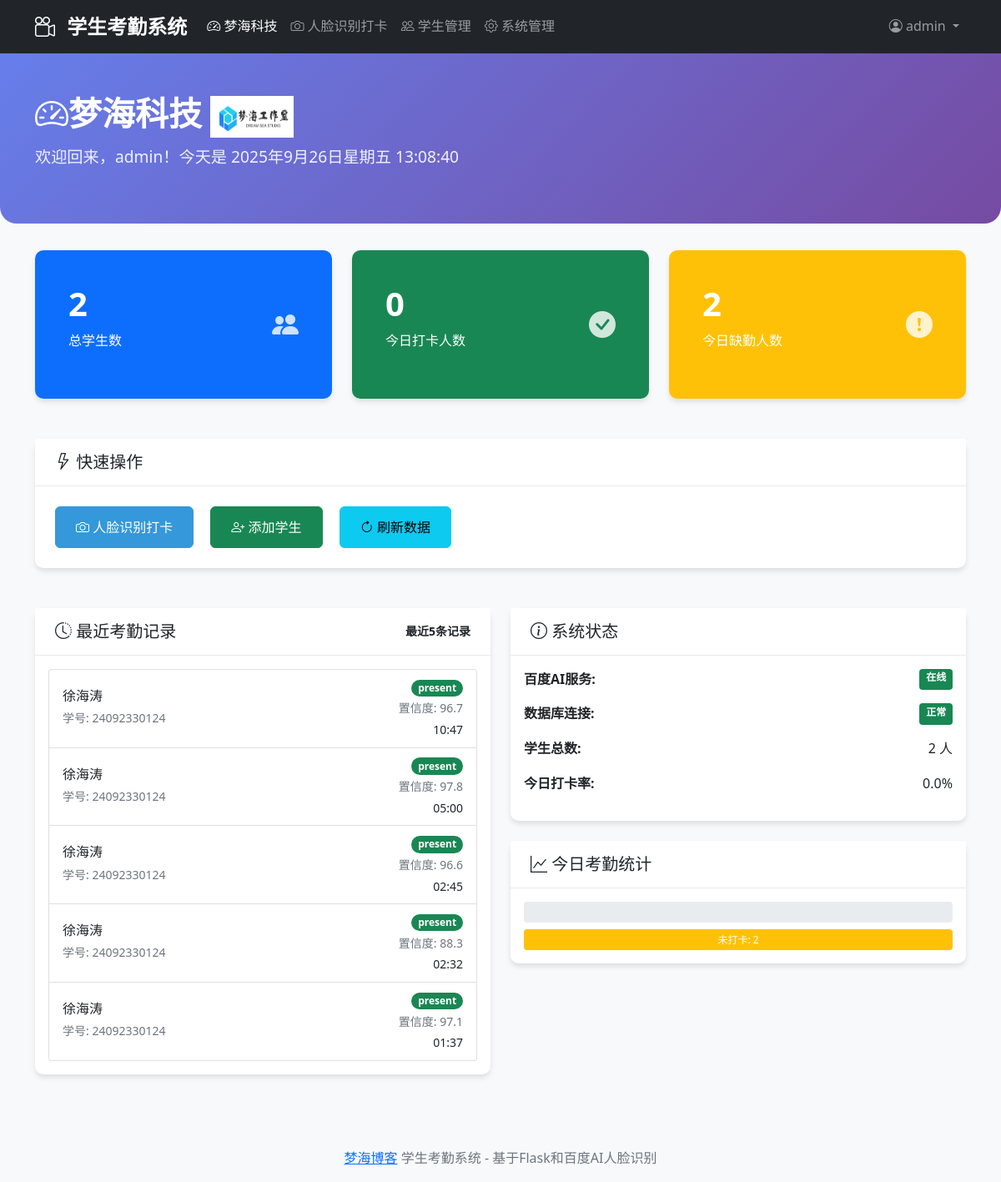
The page /dashboard (signed in) on the database its author committed.
### models.py (models this page shows)
class Attendance(db.Model):
    id = db.Column(db.Integer, primary_key=True)
    student_id = db.Column(db.Integer, db.ForeignKey('student.id'), nullable=False)
    timestamp = db.Column(db.DateTime, default=datetime.utcnow)
    status = db.Column(db.String(20), default='present')
    image_path = db.Column(db.String(200))
    confidence = db.Column(db.Float)  # 添加置信度字段

class Student(db.Model):
    id = db.Column(db.Integer, primary_key=True)
    student_id = db.Column(db.String(20), unique=True, nullable=False)
    name = db.Column(db.String(80), nullable=False)
    face_id = db.Column(db.String(200))
    created_at = db.Column(db.DateTime, default=datetime.utcnow)
    attendance_records = db.relationship('Attendance', backref='student', lazy=True)

### app.py (the view)
@app.route('/dashboard')
def dashboard():
    try:
        if 'user_id' not in session:
            return redirect(url_for('login'))
        total_students = Student.query.count()
        today_attendance = Attendance.query.filter(
            db.func.date(Attendance.timestamp) == datetime.today().date()
        ).count()
        recent_attendance = Attendance.query.order_by(Attendance.timestamp.desc()).limit(5).all()
        return render_template('dashboard.html',
                               total_students=total_students,
                               today_attendance=today_attendance,
                               recent_attendance=recent_attendance,
                               current_date=datetime.now().strftime('%Y年%m月%d日'))
    except Exception as e:
        print(f"仪表盘错误: {e}")
        return render_template('error.html', message="加载仪表盘时发生错误")

### app.py (called while the page is built, shortened)
@app.before_request
def initialize():
    global first_request_done

### templates/dashboard.html (shortened to what this page needs)
<!DOCTYPE html>
<html lang="zh-CN">
<head>
    <link href="https://cdn.jsdelivr.net/npm/bootstrap@5.1.3/dist/css/bootstrap.min.css" rel="stylesheet">
    <link href="https://cdn.jsdelivr.net/npm/bootstrap-icons@1.7.2/font/bootstrap-icons.css" rel="stylesheet">
    <link href="{{ url_for('static', filename='css/style.css') }}" rel="stylesheet">
    <link href="{{ url_for('static', filename='css/dashboard.css') }}" rel="stylesheet">
</head>
<body>
    <nav class="navbar navbar-expand-lg navbar-dark bg-dark">
        <div class="container">
            <a class="navbar-brand" href="{{ url_for('dashboard') }}">
                <i class="bi bi-camera-reels"></i> 学生考勤系统
            </a>
            <div class="collapse navbar-collapse" id="navbarNav">
                <ul class="navbar-nav me-auto">
                    <li class="nav-item">
                        <a class="nav-link active" href="{{ url_for('dashboard') }}">
                            <i class="bi bi-speedometer2"></i> 梦海科技
                        </a>
                    </li>
                    <li class="nav-item">
                        <a class="nav-link" href="{{ url_for('attendance_page') }}">
                            <i class="bi bi-camera"></i> 人脸识别打卡
                        </a>
                    </li>
                    <li class="nav-item">
                        <a class="nav-link" href="{{ url_for('students_page') }}">
                            <i class="bi bi-people"></i> 学生管理
                        </a>
                    </li>
                    {% if session.role == 'admin' %}
                    <li class="nav-item">
                        <a class="nav-link" href="{{ url_for('settings_page') }}">
                            <i class="bi bi-gear"></i> 系统管理
                        </a>
                    </li>
                    {% endif %}
                </ul>
                <ul class="navbar-nav">
                    <li class="nav-item dropdown">
                        <a class="nav-link dropdown-toggle" href="#" id="navbarDropdown" role="button" data-bs-toggle="dropdown">
                            <i class="bi bi-person-circle"></i> {{ session.username }}
                        </a>
                    </li>
                </ul>
            </div>
        </div>
    </nav>
    <div class="dashboard-header">
        <div class="container">
            <h1><i class="bi bi-speedometer2"></i>梦海科技 <img src="static/images/logo.png" alt="梦海科技 logo" style="width: 100px; height: 50px;"></h1>
            <p class="lead">欢迎回来，{{ session.username }}！今天是 <span class="current-datetime">{{ current_date }}</span></p>
        </div>
    </div>
    <div class="container">
        <div class="row mb-4">
            <div class="col-md-4">
                <div class="card stat-card text-white bg-primary">
                    <div class="card-body">
                        <div class="d-flex justify-content-between">
                            <div>
                                <h4>{{ total_students }}</h4>
                                <p>总学生数</p>
                            </div>
                            <div class="align-self-center">
                                <i class="bi bi-people-fill" style="font-size: 2rem;"></i>
                            </div>
                        </div>
                    </div>
                </div>
            </div>
            <div class="col-md-4">
                <div class="card stat-card text-white bg-success">
                    <div class="card-body">
                        <div class="d-flex justify-content-between">
                            <div>
                                <h4>{{ today_attendance }}</h4>
                                <p>今日打卡人数</p>
                            </div>
                            <div class="align-self-center">
                                <i class="bi bi-check-circle-fill" style="font-size: 2rem;"></i>
                            </div>
                        </div>
                    </div>
                </div>
            </div>
            <div class="col-md-4">
                <div class="card stat-card text-white bg-warning">
                    <div class="card-body">
                        <div class="d-flex justify-content-between">
                            <div>
                                <h4>{{ total_students - today_attendance if total_students >= today_attendance else 0 }}</h4>
                                <p>今日缺勤人数</p>
                            </div>
                            <div class="align-self-center">
                                <i class="bi bi-exclamation-circle-fill" style="font-size: 2rem;"></i>
                            </div>
                        </div>
                    </div>
                </div>
            </div>
        </div>
        <div class="row mb-4">
            <div class="col-12">
                <div class="card">
                    <div class="card-header">
                        <h5 class="card-title mb-0"><i class="bi bi-lightning"></i> 快速操作</h5>
                    </div>
                    <div class="card-body quick-actions">
                        <a href="{{ url_for('attendance_page') }}" class="btn btn-primary">
                            <i class="bi bi-camera"></i> 人脸识别打卡
                        </a>
                        <a href="{{ url_for('students_page') }}" class="btn btn-success">
                            <i class="bi bi-person-plus"></i> 添加学生
                        </a>
                        <button class="btn btn-info" id="refresh-btn">
                            <i class="bi bi-arrow-clockwise"></i> 刷新数据
                        </button>
                    </div>
                </div>
            </div>
        </div>
        <div class="row">
            <div class="col-md-6">
                <div class="card">
                    <div class="card-header d-flex justify-content-between align-items-center">
                        <h5 class="card-title mb-0"><i class="bi bi-clock-history"></i> 最近考勤记录</h5>
                        <small>最近5条记录</small>
                    </div>
                    <div class="card-body">
                        <div id="recent-attendance">
                            {% if recent_attendance %}
                                <div class="list-group">
                                    {% for record in recent_attendance %}
                                    <div class="list-group-item d-flex justify-content-between align-items-center">
                                        <div>
                                            <h6 class="mb-1">{{ record.student.name }}</h6>
                                            <small class="text-muted">学号: {{ record.student.student_id }}</small>
                                        </div>
                                        <div class="text-end">
                                            <span class="badge bg-success rounded-pill">{{ record.status }}</span>
                                            {% if record.confidence %}
                                            <br>
                                            <small class="text-muted">置信度: {{ "%.1f"|format(record.confidence) }}</small>
                                            {% endif %}
                                            <br>
                                            <small>{{ record.timestamp.strftime('%H:%M') }}</small>
                                        </div>
                                    </div>
                                    {% endfor %}
                                </div>
                            {% else %}
                                <p class="text-muted text-center">暂无考勤记录</p>
                            {% endif %}
                        </div>
                    </div>
                </div>
            </div>
            <div class="col-md-6">
                <div class="card">
                    <div class="card-header">
                        <h5 class="card-title mb-0"><i class="bi bi-info-circle"></i> 系统状态</h5>
                    </div>
                    <div class="card-body">
                        <div class="mb-3 d-flex justify-content-between">
                            <span class="fw-bold">百度AI服务:</span>
                            <span class="badge bg-success" id="baidu-status">在线</span>
                        </div>
                        <div class="mb-3 d-flex justify-content-between">
                            <span class="fw-bold">数据库连接:</span>
                            <span class="badge bg-success">正常</span>
                        </div>
                        <div class="mb-3 d-flex justify-content-between">
                            <span class="fw-bold">学生总数:</span>
                            <span>{{ total_students }} 人</span>
                        </div>
                        <div class="mb-3 d-flex justify-content-between">
                            <span class="fw-bold">今日打卡率:</span>
                            <span>
                                {% if total_students > 0 %}
                                    {{ "%.1f"|format((today_attendance / total_students) * 100) }}%
                                {% else %}
                                    0%
                                {% endif %}
                            </span>
                        </div>
                    </div>
                </div>
                <div class="card mt-3">
                    <div class="card-header">
                        <h5 class="card-title mb-0"><i class="bi bi-graph-up"></i> 今日考勤统计</h5>
                    </div>
                    <div class="card-body">
                        <div class="progress mb-2" style="height: 25px;">
                        </div>
                        <div class="progress" style="height: 25px;">
                            <div class="progress-bar bg-warning" role="progressbar"
                                 style="width: {{ ((total_students - today_attendance) / total_students * 100) if total_students > 0 else 0 }}%"
                                 aria-valuenow="{{ total_students - today_attendance }}" aria-valuemin="0" aria-valuemax="{{ total_students }}">
                                未打卡: {{ total_students - today_attendance if total_students >= today_attendance else 0 }}
                            </div>
                        </div>
                    </div>
                </div>
            </div>
        </div>
    </div>
    <footer class="bg-light mt-5 py-3">
        <div class="container text-center">
            <span class="text-muted"><a href="https://www.025862.xyz/" target="_blank">梦海博客</a> 学生考勤系统 - 基于Flask和百度AI人脸识别</span>
        </div>
    </footer>
</body>
</html>

### static/css/style.css (style rules this page uses)
:root { --primary-color: #3498db; --secondary-color: #2c3e50; --success-color: #27ae60; --warning-color: #f39c12; --danger-color: #e74c3c; --light-color: #ecf0f1; --dark-color: #34495e; }
body { font-family: 'Segoe UI', Tahoma, Geneva, Verdana, sans-serif; background-color: #f8f9fa; line-height: 1.6; }
.navbar-brand { font-weight: bold; font-size: 1.5rem; }
.navbar-brand i { margin-right: 0.5rem; }
.card { border: none; border-radius: 10px; box-shadow: 0 4px 6px rgba(0, 0, 0, 0.1); transition: transform 0.3s ease, box-shadow 0.3s ease; margin-bottom: 1.5rem; }
.card-header { background-color: white; border-bottom: 1px solid #eaeaea; font-weight: 600; padding: 1rem 1.5rem; }
.btn { border-radius: 6px; font-weight: 500; transition: all 0.3s ease; }
.btn-primary { background-color: var(--primary-color); border-color: var(--primary-color); }
.stat-card { border-radius: 10px; color: white; padding: 1.5rem; margin-bottom: 1.5rem; }
.stat-card .bi { font-size: 2.5rem; opacity: 0.8; }
.stat-card h4 { font-size: 2.5rem; margin-bottom: 0.5rem; font-weight: 700; }
.fade-in { animation: fadeIn 0.5s ease forwards; }

### static/css/dashboard.css (style rules this page uses)
.dashboard-header { background: linear-gradient(135deg, #667eea 0%, #764ba2 100%); color: white; padding: 3rem 0; margin-bottom: 2rem; border-radius: 0 0 20px 20px; }
.dashboard-header h1 { font-weight: 700; margin-bottom: 0.5rem; }
.dashboard-header .lead { opacity: 0.9; font-size: 1.2rem; }
.quick-actions .btn { margin: 0.5rem; padding: 0.75rem 1.5rem; font-size: 1rem; }

### rows shown on the page
Attendance: student.name "徐海涛", student.student_id "24092330124", status "present", confidence "96.7", timestamp "10:47"
Attendance: student.name "徐海涛", student.student_id "24092330124", status "present", confidence "97.8", timestamp "05:00"
Attendance: student.name "徐海涛", student.student_id "24092330124", status "present", confidence "96.6", timestamp "02:45"
Attendance: student.name "徐海涛", student.student_id "24092330124", status "present", confidence "88.3", timestamp "02:32"
Attendance: student.name "徐海涛", student.student_id "24092330124", status "present", confidence "97.1", timestamp "01:37"

### other values the page prints
{{ session.username }} "admin"
{{ total_students }} "2"
{{ today_attendance }} "0"
{{ "%.1f"|format((today_attendance / total_students) * 100) }} "0.0"
